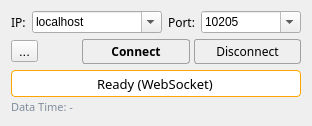
<?xml version="1.0" encoding="UTF-8"?>
<ui version="4.0">
 <class>Form_WebSocket</class>
 <widget class="QWidget" name="Form_WebSocket">
  <property name="geometry">
   <rect>
    <x>0</x>
    <y>0</y>
    <width>276</width>
    <height>108</height>
   </rect>
  </property>
  <property name="font">
   <font>
    <pointsize>10</pointsize>
   </font>
  </property>
  <property name="windowTitle">
   <string>Form</string>
  </property>
  <layout class="QVBoxLayout" name="verticalLayout">
   <item>
    <layout class="QHBoxLayout" name="horizontalLayout" stretch="0,3,0,1">
     <property name="spacing">
      <number>6</number>
     </property>
     <item>
      <widget class="QLabel" name="label">
       <property name="font">
        <font>
         <family>맑은 고딕</family>
         <pointsize>9</pointsize>
        </font>
       </property>
       <property name="text">
        <string>IP:</string>
       </property>
      </widget>
     </item>
     <item>
      <widget class="QComboBox" name="ip_comboBox">
       <property name="minimumSize">
        <size>
         <width>130</width>
         <height>0</height>
        </size>
       </property>
       <property name="maximumSize">
        <size>
         <width>16777215</width>
         <height>16777215</height>
        </size>
       </property>
       <property name="font">
        <font>
         <family>Ubuntu</family>
         <pointsize>9</pointsize>
         <bold>false</bold>
        </font>
       </property>
       <property name="editable">
        <bool>true</bool>
       </property>
       <property name="currentText">
        <string>localhost</string>
       </property>
       <property name="placeholderText">
        <string/>
       </property>
       <item>
        <property name="text">
         <string>localhost</string>
        </property>
       </item>
      </widget>
     </item>
     <item>
      <widget class="QLabel" name="label_2">
       <property name="font">
        <font>
         <family>맑은 고딕</family>
         <pointsize>9</pointsize>
        </font>
       </property>
       <property name="text">
        <string>Port:</string>
       </property>
      </widget>
     </item>
     <item>
      <widget class="QComboBox" name="port_comboBox">
       <property name="minimumSize">
        <size>
         <width>100</width>
         <height>0</height>
        </size>
       </property>
       <property name="maximumSize">
        <size>
         <width>16777215</width>
         <height>16777215</height>
        </size>
       </property>
       <property name="font">
        <font>
         <family>Ubuntu</family>
         <pointsize>9</pointsize>
         <bold>false</bold>
        </font>
       </property>
       <property name="editable">
        <bool>true</bool>
       </property>
       <property name="placeholderText">
        <string/>
       </property>
       <item>
        <property name="text">
         <string>10205</string>
        </property>
       </item>
       <item>
        <property name="text">
         <string>65000</string>
        </property>
       </item>
      </widget>
     </item>
    </layout>
   </item>
   <item>
    <layout class="QHBoxLayout" name="horizontalLayout_5" stretch="0,0,5,5">
     <property name="spacing">
      <number>4</number>
     </property>
     <item>
      <widget class="QToolButton" name="toolButton_settings">
       <property name="text">
        <string>...</string>
       </property>
      </widget>
     </item>
     <item>
      <spacer name="horizontalSpacer_2">
       <property name="font">
        <font>
         <family>맑은 고딕</family>
         <pointsize>9</pointsize>
        </font>
       </property>
       <property name="orientation">
        <enum>Qt::Orientation::Horizontal</enum>
       </property>
       <property name="sizeHint" stdset="0">
        <size>
         <width>40</width>
         <height>0</height>
        </size>
       </property>
      </spacer>
     </item>
     <item>
      <widget class="QPushButton" name="connect_button">
       <property name="sizePolicy">
        <sizepolicy hsizetype="Preferred" vsizetype="Fixed">
         <horstretch>0</horstretch>
         <verstretch>0</verstretch>
        </sizepolicy>
       </property>
       <property name="minimumSize">
        <size>
         <width>0</width>
         <height>0</height>
        </size>
       </property>
       <property name="font">
        <font>
         <family>맑은 고딕</family>
         <pointsize>9</pointsize>
         <bold>true</bold>
        </font>
       </property>
       <property name="styleSheet">
        <string notr="true">QPushButton {
    padding: 3px;
    color: #000000;
    border: 1px solid #a0a0a0;
	border-radius: 3px;
    background: qlineargradient(x1: 0, y1: 0, x2: 1, y2: 1,
                                stop: 0 #fcfcfc, stop: 1 #eeeeee);
}

QPushButton::disabled {
	color: #aaaaaa;
    border-radius: 3px;
	background-color: #dddddd;
}

QPushButton::hover {
    border: 1px solid darkgray;
    border-radius: 3px;
	background-color: #f9f9f9;
}

QPushButton::pressed {
	background-color: #dddddd;
}</string>
       </property>
       <property name="text">
        <string>Connect</string>
       </property>
       <property name="autoDefault">
        <bool>false</bool>
       </property>
       <property name="default">
        <bool>false</bool>
       </property>
      </widget>
     </item>
     <item>
      <widget class="QPushButton" name="disconnect_button">
       <property name="enabled">
        <bool>true</bool>
       </property>
       <property name="sizePolicy">
        <sizepolicy hsizetype="Preferred" vsizetype="Fixed">
         <horstretch>0</horstretch>
         <verstretch>0</verstretch>
        </sizepolicy>
       </property>
       <property name="minimumSize">
        <size>
         <width>0</width>
         <height>0</height>
        </size>
       </property>
       <property name="font">
        <font>
         <family>맑은 고딕</family>
         <pointsize>9</pointsize>
         <bold>false</bold>
        </font>
       </property>
       <property name="styleSheet">
        <string notr="true">QPushButton {
    padding: 3px;
    color: #000000;
    border: 1px solid #a0a0a0;
	border-radius: 3px;
    background: qlineargradient(x1: 0, y1: 0, x2: 1, y2: 1,
                                stop: 0 #fcfcfc, stop: 1 #eeeeee);
}

QPushButton::disabled {
	color: #aaaaaa;
    border-radius: 3px;
	background-color: #dddddd;
}

QPushButton::hover {
    border: 1px solid darkgray;
    border-radius: 3px;
	background-color: #f9f9f9;
}

QPushButton::pressed {
	background-color: #dddddd;
}</string>
       </property>
       <property name="text">
        <string>Disconnect</string>
       </property>
       <property name="autoDefault">
        <bool>true</bool>
       </property>
      </widget>
     </item>
    </layout>
   </item>
   <item>
    <layout class="QVBoxLayout" name="verticalLayout_status">
     <property name="spacing">
      <number>2</number>
     </property>
     <item>
      <widget class="QLineEdit" name="lineEdit">
       <property name="minimumSize">
        <size>
         <width>0</width>
         <height>27</height>
        </size>
       </property>
       <property name="font">
        <font>
         <family>맑은 고딕</family>
         <pointsize>10</pointsize>
         <bold>false</bold>
        </font>
       </property>
       <property name="focusPolicy">
        <enum>Qt::FocusPolicy::NoFocus</enum>
       </property>
       <property name="styleSheet">
        <string notr="true">QLineEdit{
	border: 1 solid darkgray;
	border-radius: 4;
	border-color : orange;
}</string>
       </property>
       <property name="text">
        <string>Ready (WebSocket)</string>
       </property>
       <property name="alignment">
        <set>Qt::AlignmentFlag::AlignCenter</set>
       </property>
       <property name="readOnly">
        <bool>true</bool>
       </property>
       <property name="clearButtonEnabled">
        <bool>false</bool>
       </property>
      </widget>
     </item>
     <item>
      <widget class="QLabel" name="label_data_time">
       <property name="sizePolicy">
        <sizepolicy hsizetype="Preferred" vsizetype="Fixed">
         <horstretch>0</horstretch>
         <verstretch>0</verstretch>
        </sizepolicy>
       </property>
       <property name="font">
        <font>
         <family>맑은 고딕</family>
         <pointsize>8</pointsize>
        </font>
       </property>
       <property name="styleSheet">
        <string notr="true">color: #7f8c9b;</string>
       </property>
       <property name="text">
        <string>Data Time: -</string>
       </property>
       <property name="alignment">
        <set>Qt::AlignmentFlag::AlignLeft|Qt::AlignmentFlag::AlignVCenter</set>
       </property>
      </widget>
     </item>
     <item>
      <spacer name="verticalSpacer_status">
       <property name="orientation">
        <enum>Qt::Orientation::Vertical</enum>
       </property>
       <property name="sizeHint" stdset="0">
        <size>
         <width>0</width>
         <height>0</height>
        </size>
       </property>
      </spacer>
     </item>
    </layout>
   </item>
  </layout>
 </widget>
 <resources/>
 <connections/>
</ui>
